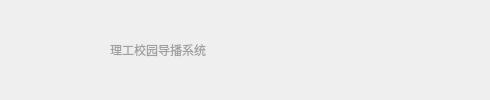
    <widget class="FFCapHeaderWidget" name="headerWidget" native="true">
     <property name="sizePolicy">
      <sizepolicy hsizetype="Preferred" vsizetype="Maximum">
       <horstretch>0</horstretch>
       <verstretch>0</verstretch>
      </sizepolicy>
     </property>
     <property name="maximumSize">
      <size>
       <width>16777215</width>
       <height>100</height>
      </size>
     </property>
     <property name="mouseTracking">
      <bool>true</bool>
     </property>
     <property name="styleSheet">
      <string notr="true"/>
     </property>
     <layout class="QHBoxLayout" name="horizontalLayout_2">
      <property name="spacing">
       <number>10</number>
      </property>
      <property name="leftMargin">
       <number>0</number>
      </property>
      <property name="topMargin">
       <number>0</number>
      </property>
      <property name="rightMargin">
       <number>10</number>
      </property>
      <property name="bottomMargin">
       <number>0</number>
      </property>
      <item>
       <spacer name="horizontalSpacer_2">
        <property name="orientation">
         <enum>Qt::Horizontal</enum>
        </property>
        <property name="sizeType">
         <enum>QSizePolicy::Maximum</enum>
        </property>
        <property name="sizeHint" stdset="0">
         <size>
          <width>40</width>
          <height>20</height>
         </size>
        </property>
       </spacer>
      </item>
      <item>
       <widget class="QLabel" name="iconLabel">
        <property name="sizePolicy">
         <sizepolicy hsizetype="Fixed" vsizetype="Fixed">
          <horstretch>0</horstretch>
          <verstretch>0</verstretch>
         </sizepolicy>
        </property>
        <property name="minimumSize">
         <size>
          <width>60</width>
          <height>60</height>
         </size>
        </property>
        <property name="styleSheet">
         <string notr="true">QLabel{
	background-image:url(:/image/icon.svg);
	background-repeat:no-repeat;
	background-position:center;
	background-color:transparent;
	border:none;
}</string>
        </property>
        <property name="text">
         <string/>
        </property>
       </widget>
      </item>
      <item>
       <widget class="QLabel" name="titleLabel">
        <property name="sizePolicy">
         <sizepolicy hsizetype="Minimum" vsizetype="Preferred">
          <horstretch>0</horstretch>
          <verstretch>0</verstretch>
         </sizepolicy>
        </property>
        <property name="minimumSize">
         <size>
          <width>180</width>
          <height>0</height>
         </size>
        </property>
        <property name="styleSheet">
         <string notr="true">QLabel {
    border: none;
    font: bold 30px &quot;Microsoft YaHei UI&quot;;
	color:#A0A0A0;
    background-color: transparent;
}    </string>
        </property>
        <property name="text">
         <string>理工校园导播系统</string>
        </property>
       </widget>
      </item>
      <item>
       <spacer name="horizontalSpacer">
        <property name="orientation">
         <enum>Qt::Horizontal</enum>
        </property>
        <property name="sizeHint" stdset="0">
         <size>
          <width>40</width>
          <height>20</height>
         </size>
        </property>
       </spacer>
      </item>
      <item>
       <widget class="QPushButton" name="minimizeBtn">
        <property name="sizePolicy">
         <sizepolicy hsizetype="Fixed" vsizetype="Fixed">
          <horstretch>0</horstretch>
          <verstretch>0</verstretch>
         </sizepolicy>
        </property>
        <property name="minimumSize">
         <size>
          <width>40</width>
          <height>40</height>
         </size>
        </property>
        <property name="styleSheet">
         <string notr="true">QPushButton{
	background-image:url(:/image/minimize.svg);
	background-repeat:no-repeat;
	background-position:center;
	background-color:transparent;
	border:none;
}
QPushButton:hover{
	background-color:#2B2B2B;
}</string>
        </property>
        <property name="text">
         <string/>
        </property>
       </widget>
      </item>
      <item>
       <widget class="QPushButton" name="maximizeBtn">
        <property name="sizePolicy">
         <sizepolicy hsizetype="Fixed" vsizetype="Fixed">
          <horstretch>0</horstretch>
          <verstretch>0</verstretch>
         </sizepolicy>
        </property>
        <property name="minimumSize">
         <size>
          <width>40</width>
          <height>40</height>
         </size>
        </property>
        <property name="styleSheet">
         <string notr="true">QPushButton{
	background-image:url(:/image/maximize_1.svg);
	background-repeat:no-repeat;
	background-position:center;
	background-color:transparent;
	border:none;
}
QPushButton:hover{
	background-color:#2B2B2B;
}</string>
        </property>
        <property name="text">
         <string/>
        </property>
       </widget>
      </item>
      <item>
       <widget class="QPushButton" name="closeBtn">
        <property name="sizePolicy">
         <sizepolicy hsizetype="Fixed" vsizetype="Fixed">
          <horstretch>0</horstretch>
          <verstretch>0</verstretch>
         </sizepolicy>
        </property>
        <property name="minimumSize">
         <size>
          <width>40</width>
          <height>40</height>
         </size>
        </property>
        <property name="styleSheet">
         <string notr="true">QPushButton{
	background-image:url(:/image/close.svg);
	background-repeat:no-repeat;
	background-position:center;
	background-color:transparent;
	border:none;
}
QPushButton:hover{
	background-color:#2B2B2B;
}</string>
        </property>
        <property name="text">
         <string/>
        </property>
       </widget>
      </item>
     </layout>
    </widget>
